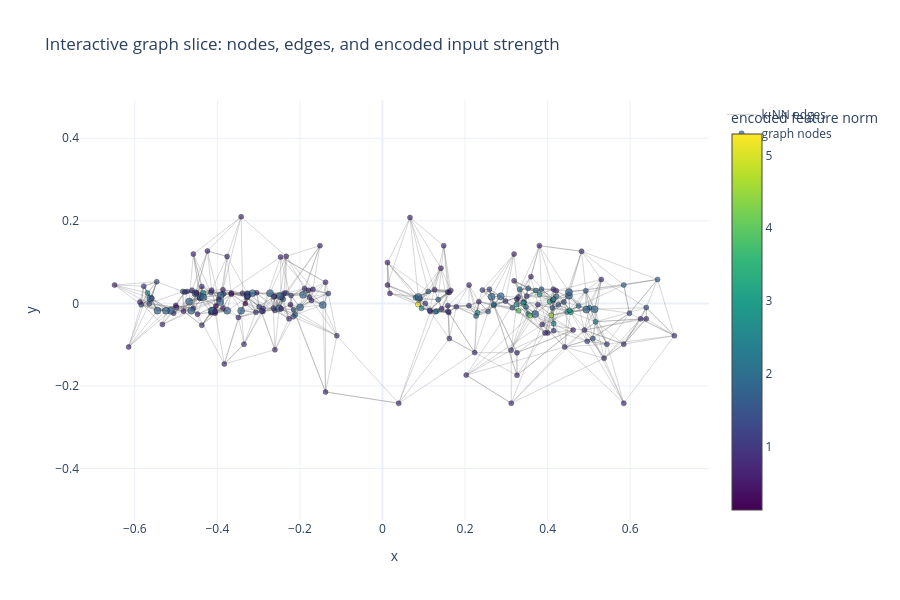

Write notebook code for a chart like this one.
### Markdown cell above
## Interactive graph and feature encoding views

The next cells provide interactive views of the induced graph structure and show how the input velocity and pressure fields are encoded on the sampled graph nodes.

### Code cell
interactive_graph = make_interactive_graph_figure(
    processed_sample['pos'],
    processed_sample['input_features'],
    processed_sample['airfoil_mask'],
    k_neighbors=6,
    max_nodes=220,
    seed=int(frame_idx),
)
interactive_graph

### Figure 1 — Plotly figure (JSON) as saved in the notebook; plotly's stock layout.template omitted (floating-point values rounded to 4 significant figures; data arrays with more than 128 entries replaced by an {"elided": "..."} marker saying what was removed)
{"data": [{"hoverinfo": "none", "line": {"color": "rgba(120,120,120,0.5)", "width": 0.6}, "mode": "lines", "name": "k-NN edges", "type": "scatter", "x": {"elided": "3960 float values"}, "y": {"elided": "3960 float values"}}, {"hovertemplate": "%{text}<extra></extra>", "marker": {"color": {"elided": "220 float values"}, "colorbar": {"title": {"text": "encoded\nfeature norm"}}, "colorscale": [[0, "#440154"], [0.1111, "#482878"], [0.2222, "#3e4989"], [0.3333, "#31688e"], [0.4444, "#26828e"], [0.5556, "#1f9e89"], [0.6667, "#35b779"], [0.7778, "#6ece58"], [0.8889, "#b5de2b"], [1, "#fde725"]], "line": {"color": "black", "width": 0.5}, "showscale": true, "size": {"elided": "220 int values"}}, "mode": "markers", "name": "graph nodes", "text": {"elided": "220 str values"}, "type": "scatter", "x": {"elided": "220 float values"}, "y": {"elided": "220 float values"}}], "layout": {"height": 600, "title": {"text": "Interactive graph slice: nodes, edges, and encoded input strength"}, "xaxis": {"title": {"text": "x"}}, "yaxis": {"scaleanchor": "x", "scaleratio": 1, "title": {"text": "y"}}}}
